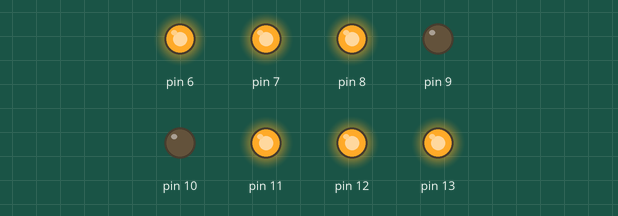
Recording of a sketch running on a simulated Arduino Uno, built with avr-gcc and run on an emulated ATmega328P. Shown: output pins drawn as LEDs (lit = HIGH).

Above: at 0.2 s.
At 1.7 s:
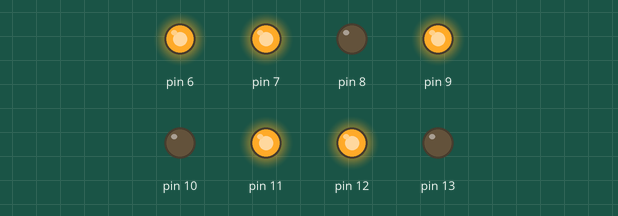
At 3.7 s:
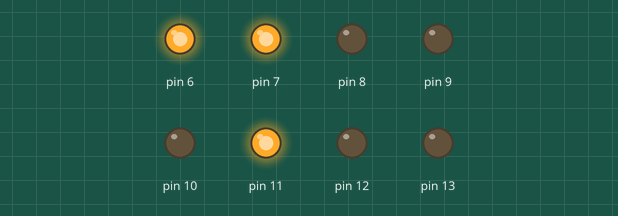
At 7.6 s:
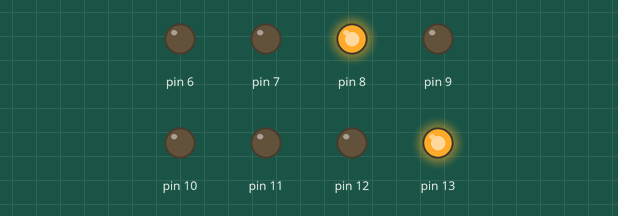
At 11.5 s:
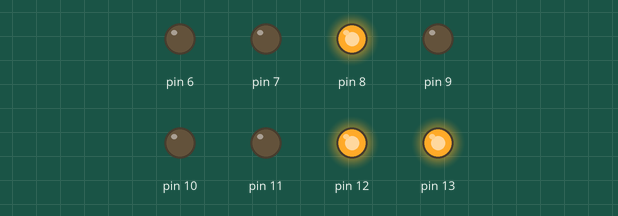
At 15.5 s:
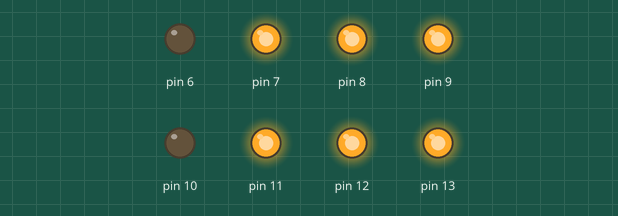
Timing chart, 0 to 16.0 s (numbered marks = the images above):
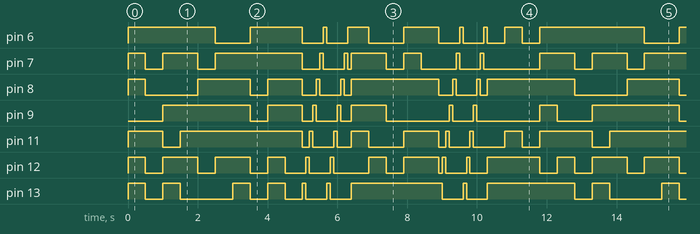

The sketch:

DO_1_AO_8.ino
```cpp
void setup() {
pinMode(13,OUTPUT);
pinMode(12,OUTPUT);
pinMode(11,OUTPUT);
pinMode(10,OUTPUT);
pinMode(9,OUTPUT);
pinMode(8,OUTPUT);
pinMode(7,OUTPUT);
pinMode(6,OUTPUT);
}
void loop(){

    //zero
    digitalWrite(13, HIGH);//|-
    digitalWrite(12, HIGH);//_
    digitalWrite(11, HIGH);//-|
    //digitalWrite(10, HIGH);//.
    //digitalWrite(9, HIGH);//-
    digitalWrite(8, HIGH);//|-^
    digitalWrite(7, HIGH);//^
    digitalWrite(6, HIGH);//-|^
    delay(500);
    digitalWrite(13, LOW);//|-
    digitalWrite(12, LOW);//_
    digitalWrite(11, LOW);//-|
    //digitalWrite(10, LOW);//.
    //digitalWrite(9, LOW);//-
    digitalWrite(8, LOW);//|-^
    digitalWrite(7, LOW);//^
    digitalWrite(6, LOW);//-|^

    //um
   // digitalWrite(13, HIGH);//|-
    //digitalWrite(12, HIGH);//_
    digitalWrite(11, HIGH);//-|
    //digitalWrite(10, HIGH);//.
    //digitalWrite(9, HIGH);//-
    //digitalWrite(8, HIGH);//|-^
    //digitalWrite(7, HIGH);//^
    digitalWrite(6, HIGH);//-|^
    delay(500);
   // digitalWrite(13, LOW);//|-
    //digitalWrite(12, HIGH);//_
    digitalWrite(11, LOW);//-|
    //digitalWrite(10, HIGH);//.
    //digitalWrite(9, HIGH);//-
   // digitalWrite(8, LOW);//|-^
    //digitalWrite(7, HIGH);//^
    digitalWrite(6, LOW);//-|^

    //dois
    digitalWrite(13, HIGH);//|-
    digitalWrite(12, HIGH);//_
    //digitalWrite(11, HIGH);//-|
    //digitalWrite(10, HIGH);//.
    digitalWrite(9, HIGH);//-
    //digitalWrite(8, HIGH);//|-^
    digitalWrite(7, HIGH);//^
    digitalWrite(6, HIGH);//-|^
    delay(500);
    digitalWrite(13, LOW);//|-
    digitalWrite(12, LOW);//_
    //digitalWrite(11, HIGH);//-|
    //digitalWrite(10, HIGH);//.
    digitalWrite(9, LOW);//-
    //digitalWrite(8, HIGH);//|-^
    digitalWrite(7, LOW);//^
    digitalWrite(6, LOW);//-|^

    //tres
    //digitalWrite(13, HIGH);//|-
    digitalWrite(12, HIGH);//_
    digitalWrite(11, HIGH);//-|
    //digitalWrite(10, HIGH);//.
    digitalWrite(9, HIGH);//-
    //digitalWrite(8, HIGH);//|-^
    digitalWrite(7, HIGH);//^
    digitalWrite(6, HIGH);//-|^
    delay(500);
    //digitalWrite(13, HIGH);//|-
    digitalWrite(12, LOW);//_
    digitalWrite(11, LOW);//-|
    //digitalWrite(10, LOW);//.
    digitalWrite(9, LOW);//-
    //digitalWrite(8, HIGH);//|-^
    digitalWrite(7, LOW);//^
    digitalWrite(6, LOW);//-|^

    //quatro
    //digitalWrite(13, HIGH);//|-
    //digitalWrite(12, HIGH);//_
    digitalWrite(11, HIGH);//-|
    //digitalWrite(10, HIGH);//.
    digitalWrite(9, HIGH);//-
    digitalWrite(8, HIGH);//|-^
    //digitalWrite(7, HIGH);//^
    digitalWrite(6, HIGH);//-|^
    delay(500);
    //digitalWrite(13, HIGH);//|-
    //digitalWrite(12, HIGH);//_
    digitalWrite(11, LOW);//-|
    //digitalWrite(10, HIGH);//.
    digitalWrite(9, LOW);//-
    digitalWrite(8, LOW);//|-^
    //digitalWrite(7, HIGH);//^
    digitalWrite(6, LOW);//-|^

    //cinco
   // digitalWrite(13, HIGH);//|-
    digitalWrite(12, HIGH);//_
    digitalWrite(11, HIGH);//-|
    //digitalWrite(10, HIGH);//.
    digitalWrite(9, HIGH);//-
    digitalWrite(8, HIGH);//|-^
    digitalWrite(7, HIGH);//^
    //digitalWrite(6, HIGH);//-|^
    delay(500);
    //digitalWrite(13, LOW);//|-
    digitalWrite(12, LOW);//_
    digitalWrite(11, LOW);//-|
    //digitalWrite(10, LOW);//.
    digitalWrite(9, LOW);//-
    digitalWrite(8, LOW);//|-^
    digitalWrite(7, LOW);//^
    //digitalWrite(6, LOW);//-|^

    //SEIS
    digitalWrite(13, HIGH);//|-
    digitalWrite(12, HIGH);//_
    digitalWrite(11, HIGH);//-|
    //digitalWrite(10, HIGH);//.
    digitalWrite(9, HIGH);//-
    digitalWrite(8, HIGH);//|-^
    digitalWrite(7, HIGH);//^
    //digitalWrite(6, HIGH);//-|^
    delay(500);
    digitalWrite(13, LOW);//|-
    digitalWrite(12, LOW);//_
    digitalWrite(11, LOW);//-|
    //digitalWrite(10, LOW);//.
    digitalWrite(9, LOW);//-
    digitalWrite(8, LOW);//|-^
    digitalWrite(7, LOW);//^
    //digitalWrite(6, LOW);//-|^

    //SETE
    //digitalWrite(13, HIGH);//|-
    //digitalWrite(12, HIGH);//_
    digitalWrite(11, HIGH);//-|
    //digitalWrite(10, HIGH);//.
    //digitalWrite(9, HIGH);//-
    //digitalWrite(8, HIGH);//|-^
    digitalWrite(7, HIGH);//^
    digitalWrite(6, HIGH);//-|^
    delay(500);
    //digitalWrite(13, LOW);//|-
    //digitalWrite(12, LOW);//_
    digitalWrite(11, LOW);//-|
    //digitalWrite(10, LOW);//.
    //digitalWrite(9, LOW);//-
    //digitalWrite(8, LOW);//|-^
    digitalWrite(7, LOW);//^
    digitalWrite(6, LOW);//-|^

    //OITO
    digitalWrite(13, HIGH);//|-
    digitalWrite(12, HIGH);//_
    digitalWrite(11, HIGH);//-|
    //digitalWrite(10, HIGH);//.
    digitalWrite(9, HIGH);//-
    digitalWrite(8, HIGH);//|-^
    digitalWrite(7, HIGH);//^
    digitalWrite(6, HIGH);//-|^
    delay(500);
    digitalWrite(13, LOW);//|-
    digitalWrite(12, LOW);//_
    digitalWrite(11, LOW);//-|
   // digitalWrite(10, LOW);//.
    digitalWrite(9, LOW);//-
    digitalWrite(8, LOW);//|-^
    digitalWrite(7, LOW);//^
    digitalWrite(6, LOW);//-|^

    //NOVE
    //digitalWrite(13, HIGH);//|-
    //digitalWrite(12, HIGH);//_
    digitalWrite(11, HIGH);//-|
    //digitalWrite(10, HIGH);//.
    digitalWrite(9, HIGH);//-
    digitalWrite(8, HIGH);//|-^
    digitalWrite(7, HIGH);//^
    digitalWrite(6, HIGH);//-|^
    delay(500);
    //digitalWrite(13, LOW);//|-
    //digitalWrite(12, LOW);//_
    digitalWrite(11, LOW);//-|
    //digitalWrite(10, LOW);//.
    digitalWrite(9, LOW);//-
    digitalWrite(8, LOW);//|-^
    digitalWrite(7, LOW);//^
    digitalWrite(6, LOW);//-|^

    //360
    digitalWrite(13, HIGH);//|-
    delay(100);
    digitalWrite(13, LOW);//|-
    digitalWrite(12, HIGH);//|-
    delay(100);
    digitalWrite(12, LOW);//|-
    digitalWrite(11, HIGH);//|-
    delay(100);
    digitalWrite(11, LOW);//|-
    digitalWrite(9, HIGH);//|-
    delay(100);
    digitalWrite(9, LOW);//|-
    digitalWrite(8, HIGH);//|-
    delay(100);
    digitalWrite(8, LOW);//|-
    digitalWrite(7, HIGH);//|-
    delay(100);
    digitalWrite(7, LOW);//|-
    digitalWrite(6, HIGH);//|-
    delay(100);
    digitalWrite(6, LOW);//|-
    digitalWrite(13, HIGH);//|-
    delay(100);
    digitalWrite(13, LOW);//|-
    digitalWrite(12, HIGH);//|-
    delay(100);
    digitalWrite(12, LOW);//|-
    digitalWrite(11, HIGH);//|-
    delay(100);
    digitalWrite(11, LOW);//|-
    digitalWrite(9, HIGH);//|-
    delay(100);
    digitalWrite(9, LOW);//|-
    digitalWrite(8, HIGH);//|-
    delay(100);
    digitalWrite(8, LOW);//|-
    digitalWrite(7, HIGH);//|-
    delay(100);
    digitalWrite(7, LOW);//|-
    digitalWrite(6, HIGH);//|-
    delay(100);
    digitalWrite(6, LOW);//|-

      //A
    digitalWrite(13, HIGH);//|-
    //digitalWrite(12, HIGH);//_
    digitalWrite(11, HIGH);//-|
    //digitalWrite(10, HIGH);//.
    digitalWrite(9, HIGH);//-
    digitalWrite(8, HIGH);//|-^
    digitalWrite(7, HIGH);//^
    digitalWrite(6, HIGH);//-|^
    delay(500);
    digitalWrite(13, LOW);//|-
    //digitalWrite(12, LOW);//_
    digitalWrite(11, LOW);//-|
    //digitalWrite(10, LOW);//.
    digitalWrite(9, LOW);//-
    digitalWrite(8, LOW);//|-^
    digitalWrite(7, LOW);//^
    digitalWrite(6, LOW);//-|^

      //E
    digitalWrite(13, HIGH);//|-
    digitalWrite(12, HIGH);//_
    //digitalWrite(11, HIGH);//-|
    //digitalWrite(10, HIGH);//.
    digitalWrite(9, HIGH);//-
    digitalWrite(8, HIGH);//|-^
    digitalWrite(7, HIGH);//^
    //digitalWrite(6, HIGH);//-|^
    delay(500);
    digitalWrite(13, LOW);//|-
    digitalWrite(12, LOW);//_
    //digitalWrite(11, LOW);//-|
    //digitalWrite(10, LOW);//.
    digitalWrite(9, LOW);//-
    digitalWrite(8, LOW);//|-^
    digitalWrite(7, LOW);//^
    //digitalWrite(6, LOW);//-|^

      //I
    digitalWrite(13, HIGH);//|-
    //digitalWrite(12, HIGH);//_
    //digitalWrite(11, HIGH);//-|
    //digitalWrite(10, HIGH);//.
    //digitalWrite(9, HIGH);//-
    digitalWrite(8, HIGH);//|-^
    //digitalWrite(7, HIGH);//^
    //digitalWrite(6, HIGH);//-|^
    delay(500);
    digitalWrite(13, LOW);//|-
    //digitalWrite(12, LOW);//_
    //digitalWrite(11, LOW);//-|
    //digitalWrite(10, LOW);//.
    //digitalWrite(9, LOW);//-
    digitalWrite(8, LOW);//|-^
    //digitalWrite(7, LOW);//^
    //digitalWrite(6, LOW);//-|^

      //O
    digitalWrite(13, HIGH);//|-
    digitalWrite(12, HIGH);//_
    digitalWrite(11, HIGH);//-|
    //digitalWrite(10, HIGH);//.
    //digitalWrite(9, HIGH);//-
    digitalWrite(8, HIGH);//|-^
    digitalWrite(7, HIGH);//^
    digitalWrite(6, HIGH);//-|^
    delay(500);
    digitalWrite(13, LOW);//|-
    digitalWrite(12, LOW);//_
    digitalWrite(11, LOW);//-|
    //digitalWrite(10, LOW);//.
    //digitalWrite(9, LOW);//-
    digitalWrite(8, LOW);//|-^
    digitalWrite(7, LOW);//^
    digitalWrite(6, LOW);//-|^

      //U
    digitalWrite(13, HIGH);//|-
    digitalWrite(12, HIGH);//_
    digitalWrite(11, HIGH);//-|
    //digitalWrite(10, HIGH);//.
    //digitalWrite(9, HIGH);//-
    digitalWrite(8, HIGH);//|-^
    //digitalWrite(7, HIGH);//^
    digitalWrite(6, HIGH);//-|^
    delay(500);
    digitalWrite(13, LOW);//|-
    digitalWrite(12, LOW);//_
    digitalWrite(11, LOW);//-|
    //digitalWrite(10, LOW);//.
    //digitalWrite(9, LOW);//-
    digitalWrite(8, LOW);//|-^
    //digitalWrite(7, LOW);//^
    digitalWrite(6, LOW);//-|^

//360
    digitalWrite(13, HIGH);//|-
    delay(100);
    digitalWrite(13, LOW);//|-
    digitalWrite(12, HIGH);//|-
    delay(100);
    digitalWrite(12, LOW);//|-
    digitalWrite(11, HIGH);//|-
    delay(100);
    digitalWrite(11, LOW);//|-
    digitalWrite(9, HIGH);//|-
    delay(100);
    digitalWrite(9, LOW);//|-
    digitalWrite(8, HIGH);//|-
    delay(100);
    digitalWrite(8, LOW);//|-
    digitalWrite(7, HIGH);//|-
    delay(100);
    digitalWrite(7, LOW);//|-
    digitalWrite(6, HIGH);//|-
    delay(100);
    digitalWrite(6, LOW);//|-
    digitalWrite(13, HIGH);//|-
    delay(100);
    digitalWrite(13, LOW);//|-
    digitalWrite(12, HIGH);//|-
    delay(100);
    digitalWrite(12, LOW);//|-
    digitalWrite(11, HIGH);//|-
    delay(100);
    digitalWrite(11, LOW);//|-
    digitalWrite(9, HIGH);//|-
    delay(100);
    digitalWrite(9, LOW);//|-
    digitalWrite(8, HIGH);//|-
    delay(100);
    digitalWrite(8, LOW);//|-
    digitalWrite(7, HIGH);//|-
    delay(100);
    digitalWrite(7, LOW);//|-
    digitalWrite(6, HIGH);//|-
    delay(100);
    digitalWrite(6, LOW);//|-

    //LULA
       //L
    digitalWrite(13, HIGH);//|-
    digitalWrite(12, HIGH);//_
    //digitalWrite(11, HIGH);//-|
    //digitalWrite(10, HIGH);//.
    //digitalWrite(9, HIGH);//-
    digitalWrite(8, HIGH);//|-^
    //digitalWrite(7, HIGH);//^
    //digitalWrite(6, HIGH);//-|^
    delay(500);
    digitalWrite(13, LOW);//|-
    digitalWrite(12, LOW);//_
    //digitalWrite(11, LOW);//-|
    //digitalWrite(10, LOW);//.
    //digitalWrite(9, LOW);//-
    digitalWrite(8, LOW);//|-^
    //digitalWrite(7, LOW);//^
    //digitalWrite(6, LOW);//-|^


      //U
    digitalWrite(13, HIGH);//|-
    digitalWrite(12, HIGH);//_
    digitalWrite(11, HIGH);//-|
    //digitalWrite(10, HIGH);//.
    //digitalWrite(9, HIGH);//-
    digitalWrite(8, HIGH);//|-^
    //digitalWrite(7, HIGH);//^
    digitalWrite(6, HIGH);//-|^
    delay(500);
    digitalWrite(13, LOW);//|-
    digitalWrite(12, LOW);//_
    digitalWrite(11, LOW);//-|
    //digitalWrite(10, LOW);//.
    //digitalWrite(9, LOW);//-
    digitalWrite(8, LOW);//|-^
    //digitalWrite(7, LOW);//^
    digitalWrite(6, LOW);//-|^

           //L
    digitalWrite(13, HIGH);//|-
    digitalWrite(12, HIGH);//_
    //digitalWrite(11, HIGH);//-|
    //digitalWrite(10, HIGH);//.
    //digitalWrite(9, HIGH);//-
    digitalWrite(8, HIGH);//|-^
    //digitalWrite(7, HIGH);//^
    //digitalWrite(6, HIGH);//-|^
    delay(500);
    digitalWrite(13, LOW);//|-
    digitalWrite(12, LOW);//_
    //digitalWrite(11, LOW);//-|
    //digitalWrite(10, LOW);//.
    //digitalWrite(9, LOW);//-
    digitalWrite(8, LOW);//|-^
    //digitalWrite(7, LOW);//^
    //digitalWrite(6, LOW);//-|^

          //A
    digitalWrite(13, HIGH);//|-
    //digitalWrite(12, HIGH);//_
    digitalWrite(11, HIGH);//-|
    //digitalWrite(10, HIGH);//.
    digitalWrite(9, HIGH);//-
    digitalWrite(8, HIGH);//|-^
    digitalWrite(7, HIGH);//^
    digitalWrite(6, HIGH);//-|^
    delay(500);
    digitalWrite(13, LOW);//|-
    //digitalWrite(12, LOW);//_
    digitalWrite(11, LOW);//-|
    //digitalWrite(10, LOW);//.
    digitalWrite(9, LOW);//-
    digitalWrite(8, LOW);//|-^
    digitalWrite(7, LOW);//^
    digitalWrite(6, LOW);//-|^


}
```

Measured:
- by itself, pin 12: moves between LOW and HIGH, repeating every 12.3 s
- by itself, pin 13: repeats every 12.3 s: LOW 0.50 s, HIGH 0.50 s, LOW 1.5 s, 2 × (HIGH 0.50 s, LOW 0.50 s), 2 × (HIGH 0.10 s, LOW 0.60 s), HIGH 2.6 s, LOW 0.60 s, HIGH 0.10 s, LOW 0.60 s, HIGH 2.5 s
- by itself, pin 6: repeats every 12.3 s: LOW 1.0 s, HIGH 1.5 s, LOW 0.60 s, HIGH 0.10 s, LOW 0.60 s, HIGH 0.60 s, LOW 1.0 s, HIGH 1.0 s, 2 × (LOW 0.60 s, HIGH 0.10 s), LOW 0.50 s, HIGH 0.50 s, LOW 0.50 s, HIGH 3.0 s
